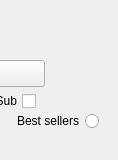
        <widget class="KPlotWidget" name="plotSales">
         <property name="enabled">
          <bool>true</bool>
         </property>
         <property name="sizePolicy">
          <sizepolicy hsizetype="MinimumExpanding" vsizetype="Minimum">
           <horstretch>0</horstretch>
           <verstretch>0</verstretch>
          </sizepolicy>
         </property>
         <property name="minimumSize">
          <size>
           <width>80</width>
           <height>160</height>
          </size>
         </property>
         <property name="maximumSize">
          <size>
           <width>360</width>
           <height>80</height>
          </size>
         </property>
         <property name="layoutDirection">
          <enum>Qt::RightToLeft</enum>
         </property>
         <property name="lineWidth">
          <number>0</number>
         </property>
         <property name="backgroundColor" stdset="0">
          <color>
           <red>0</red>
           <green>51</green>
           <blue>153</blue>
          </color>
         </property>
         <widget class="QRadioButton" name="rbFilterByPopularity">
          <property name="geometry">
           <rect>
            <x>-10</x>
            <y>110</y>
            <width>109</width>
            <height>22</height>
           </rect>
          </property>
          <property name="text">
           <string>Best sellers</string>
          </property>
         </widget>
         <widget class="QCheckBox" name="rbFilterBySubCategory">
          <property name="geometry">
           <rect>
            <x>-20</x>
            <y>90</y>
            <width>56</width>
            <height>22</height>
           </rect>
          </property>
          <property name="text">
           <string>Sub</string>
          </property>
         </widget>
         <widget class="QComboBox" name="comboFilterBySubCategory">
          <property name="geometry">
           <rect>
            <x>-40</x>
            <y>60</y>
            <width>85</width>
            <height>27</height>
           </rect>
          </property>
          <property name="maximumSize">
           <size>
            <width>160</width>
            <height>16777215</height>
           </size>
          </property>
         </widget>
        </widget>
